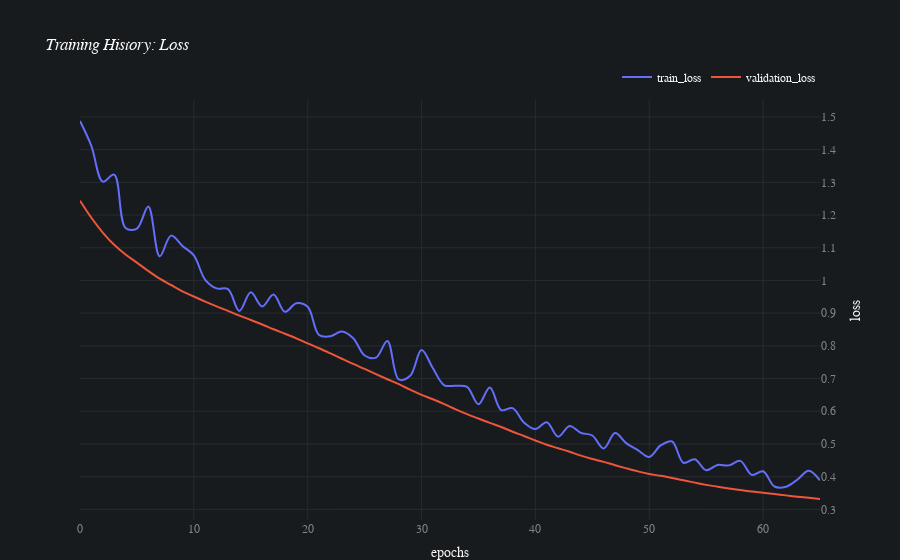
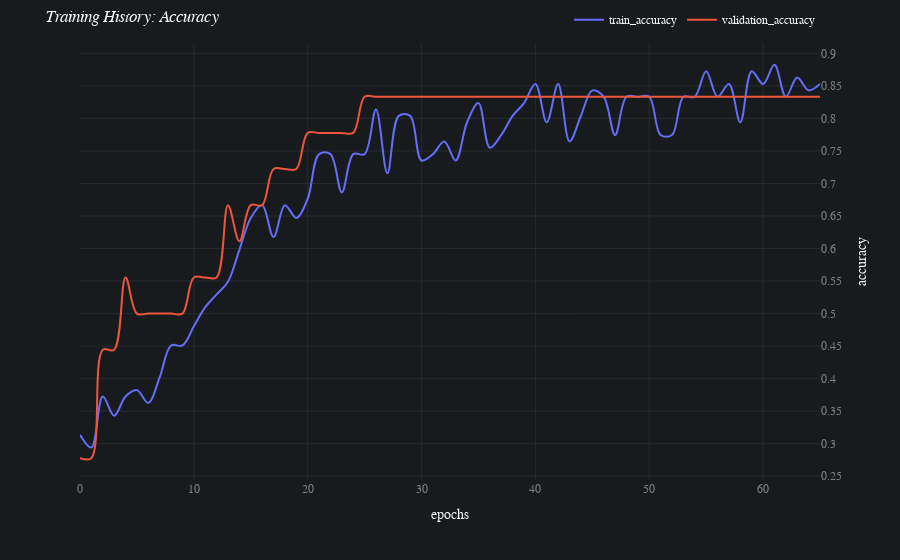

Notebook code cell kept with these figures, in order:
### Code cell
fig_loss = px.line(
    df_loss
    , title = '<i>Training History: Loss</i>'
    , line_shape = 'spline'
)
fig_loss.update_layout(
    xaxis_title = "epochs"
    , yaxis_title = "loss"
    , legend_title = None
    , font_family = "Avenir"
    , font_color = "#FAFAFA"
    , plot_bgcolor = "#181B1E"
    , paper_bgcolor = "#181B1E"
    , height = 400
    , hoverlabel = dict(
        bgcolor = "#0F0F0F"
        , font_size = 15
        , font_family = "Avenir"
    )
    , yaxis = dict(
        side = "right"
        , tickmode = 'linear'
        , tick0 = 0.0
        , dtick = 0.1
    )
    , legend = dict(
        orientation="h"
        , yanchor="bottom"
        , y=1.02
        , xanchor="right"
        , x=1
    )
    , margin = dict(
        b = 0
    ),
)
fig_loss.update_xaxes(zeroline=False, gridcolor='#262B2F', tickfont=dict(color='#818487'))
fig_loss.update_yaxes(zeroline=False, gridcolor='#262B2F', tickfont=dict(color='#818487'))

fig_acc = px.line(
    df_acc
    , title = '<i>Training History: Accuracy</i>'
    , line_shape = 'spline'
)
fig_acc.update_layout(
    xaxis_title = "epochs"
    , yaxis_title = "accuracy"
    , legend_title = None
    , font_family = "Avenir"
    , font_color = "#FAFAFA"
    , plot_bgcolor = "#181B1E"
    , paper_bgcolor = "#181B1E"
    , height = 400
    , hoverlabel = dict(
        bgcolor = "#0F0F0F"
        , font_size = 15
        , font_family = "Avenir"
    )
    , yaxis = dict(
        side = "right"
        , tickmode = 'linear'
        , tick0 = 0.0
        , dtick = 0.05
    )
    , legend = dict(
        orientation="h"
        , yanchor="bottom"
        , y=1.02
        , xanchor="right"
        , x=1
    )
    , margin = dict(
        t = 5
    ),
)
fig_acc.update_xaxes(zeroline=False, gridcolor='#262B2F', tickfont=dict(color='#818487'))
fig_acc.update_yaxes(zeroline=False, gridcolor='#262B2F', tickfont=dict(color='#818487'))

fig_loss.show()
fig_acc.show()

### Figure 1 — Plotly figure (JSON) as saved in the notebook; plotly's stock layout.template omitted (floating-point values rounded to 4 significant figures)
{"data": [{"hovertemplate": "variable=train_loss<br>index=%{x}<br>value=%{y}<extra></extra>", "legendgroup": "train_loss", "line": {"color": "#636efa", "dash": "solid", "shape": "spline"}, "mode": "lines", "name": "train_loss", "orientation": "v", "showlegend": true, "type": "scatter", "x": [0, 1, 2, 3, 4, 5, 6, 7, 8, 9, 10, 11, 12, 13, 14, 15, 16, 17, 18, 19, 20, 21, 22, 23, 24, 25, 26, 27, 28, 29, 30, 31, 32, 33, 34, 35, 36, 37, 38, 39, 40, 41, 42, 43, 44, 45, 46, 47, 48, 49, 50, 51, 52, 53, 54, 55, 56, 57, 58, 59, 60, 61, 62, 63, 64, 65], "xaxis": "x", "y": [1.488, 1.411, 1.302, 1.324, 1.16, 1.159, 1.226, 1.074, 1.137, 1.105, 1.077, 1.002, 0.9758, 0.9734, 0.9068, 0.9636, 0.9206, 0.9567, 0.904, 0.9303, 0.9193, 0.8333, 0.8293, 0.8435, 0.8233, 0.7705, 0.7639, 0.8149, 0.6972, 0.7084, 0.7872, 0.7314, 0.6794, 0.6781, 0.6745, 0.6214, 0.6724, 0.6035, 0.6096, 0.5655, 0.5453, 0.5664, 0.5221, 0.5551, 0.534, 0.5258, 0.4861, 0.5332, 0.5017, 0.4809, 0.4599, 0.4954, 0.5077, 0.4425, 0.4531, 0.4197, 0.4356, 0.4344, 0.4482, 0.4055, 0.4164, 0.3699, 0.3689, 0.3905, 0.4184, 0.3888], "yaxis": "y"}, {"hovertemplate": "variable=validation_loss<br>index=%{x}<br>value=%{y}<extra></extra>", "legendgroup": "validation_loss", "line": {"color": "#EF553B", "dash": "solid", "shape": "spline"}, "mode": "lines", "name": "validation_loss", "orientation": "v", "showlegend": true, "type": "scatter", "x": [0, 1, 2, 3, 4, 5, 6, 7, 8, 9, 10, 11, 12, 13, 14, 15, 16, 17, 18, 19, 20, 21, 22, 23, 24, 25, 26, 27, 28, 29, 30, 31, 32, 33, 34, 35, 36, 37, 38, 39, 40, 41, 42, 43, 44, 45, 46, 47, 48, 49, 50, 51, 52, 53, 54, 55, 56, 57, 58, 59, 60, 61, 62, 63, 64, 65], "xaxis": "x", "y": [1.244, 1.192, 1.146, 1.109, 1.079, 1.054, 1.029, 1.005, 0.9861, 0.9668, 0.9509, 0.935, 0.9206, 0.9069, 0.8924, 0.8791, 0.8654, 0.8507, 0.8371, 0.823, 0.8077, 0.7927, 0.7769, 0.7606, 0.7446, 0.7294, 0.7135, 0.6979, 0.6828, 0.666, 0.65, 0.6367, 0.6218, 0.6057, 0.591, 0.5778, 0.5643, 0.5519, 0.5374, 0.5243, 0.5106, 0.4975, 0.4868, 0.4761, 0.4643, 0.454, 0.4453, 0.435, 0.4253, 0.4161, 0.4083, 0.4024, 0.3961, 0.3889, 0.3817, 0.3748, 0.3693, 0.364, 0.359, 0.3545, 0.3508, 0.3469, 0.3427, 0.3388, 0.3351, 0.3316], "yaxis": "y"}], "layout": {"autosize": true, "font": {"color": "#FAFAFA", "family": "Avenir"}, "hoverlabel": {"bgcolor": "#0F0F0F", "font": {"family": "Avenir", "size": 15}}, "legend": {"orientation": "h", "title": {}, "tracegroupgap": 0, "x": 1, "xanchor": "right", "y": 1.02, "yanchor": "bottom"}, "margin": {"b": 0}, "paper_bgcolor": "#181B1E", "plot_bgcolor": "#181B1E", "title": {"text": "<i>Training History: Loss</i>"}, "xaxis": {"anchor": "y", "autorange": true, "domain": [0, 1], "gridcolor": "#262B2F", "range": [0, 65], "tickfont": {"color": "#818487"}, "title": {"text": "epochs"}, "type": "linear", "zeroline": false}, "yaxis": {"anchor": "x", "autorange": true, "domain": [0, 1], "dtick": 0.1, "gridcolor": "#262B2F", "range": [0.2674, 1.552], "side": "right", "tick0": 0, "tickfont": {"color": "#818487"}, "tickmode": "linear", "title": {"text": "loss"}, "type": "linear", "zeroline": false}}}

### Figure 2 — Plotly figure (JSON) as saved in the notebook; plotly's stock layout.template omitted (floating-point values rounded to 4 significant figures)
{"data": [{"hovertemplate": "variable=train_accuracy<br>index=%{x}<br>value=%{y}<extra></extra>", "legendgroup": "train_accuracy", "line": {"color": "#636efa", "dash": "solid", "shape": "spline"}, "mode": "lines", "name": "train_accuracy", "orientation": "v", "showlegend": true, "type": "scatter", "x": [0, 1, 2, 3, 4, 5, 6, 7, 8, 9, 10, 11, 12, 13, 14, 15, 16, 17, 18, 19, 20, 21, 22, 23, 24, 25, 26, 27, 28, 29, 30, 31, 32, 33, 34, 35, 36, 37, 38, 39, 40, 41, 42, 43, 44, 45, 46, 47, 48, 49, 50, 51, 52, 53, 54, 55, 56, 57, 58, 59, 60, 61, 62, 63, 64, 65], "xaxis": "x", "y": [0.3137, 0.2941, 0.3725, 0.3431, 0.3725, 0.3824, 0.3627, 0.402, 0.451, 0.451, 0.4804, 0.5098, 0.5294, 0.549, 0.598, 0.6471, 0.6667, 0.6176, 0.6667, 0.6471, 0.6765, 0.7451, 0.7451, 0.6863, 0.7451, 0.7451, 0.8137, 0.7157, 0.8039, 0.8039, 0.7353, 0.7451, 0.7647, 0.7353, 0.7941, 0.8235, 0.7549, 0.7745, 0.8039, 0.8235, 0.8529, 0.7941, 0.8529, 0.7647, 0.8039, 0.8431, 0.8333, 0.7745, 0.8333, 0.8333, 0.8333, 0.7745, 0.7745, 0.8333, 0.8333, 0.8725, 0.8333, 0.8529, 0.7941, 0.8725, 0.8529, 0.8824, 0.8333, 0.8627, 0.8431, 0.8529], "yaxis": "y"}, {"hovertemplate": "variable=validation_accuracy<br>index=%{x}<br>value=%{y}<extra></extra>", "legendgroup": "validation_accuracy", "line": {"color": "#EF553B", "dash": "solid", "shape": "spline"}, "mode": "lines", "name": "validation_accuracy", "orientation": "v", "showlegend": true, "type": "scatter", "x": [0, 1, 2, 3, 4, 5, 6, 7, 8, 9, 10, 11, 12, 13, 14, 15, 16, 17, 18, 19, 20, 21, 22, 23, 24, 25, 26, 27, 28, 29, 30, 31, 32, 33, 34, 35, 36, 37, 38, 39, 40, 41, 42, 43, 44, 45, 46, 47, 48, 49, 50, 51, 52, 53, 54, 55, 56, 57, 58, 59, 60, 61, 62, 63, 64, 65], "xaxis": "x", "y": [0.2778, 0.2778, 0.4444, 0.4444, 0.5556, 0.5, 0.5, 0.5, 0.5, 0.5, 0.5556, 0.5556, 0.5556, 0.6667, 0.6111, 0.6667, 0.6667, 0.7222, 0.7222, 0.7222, 0.7778, 0.7778, 0.7778, 0.7778, 0.7778, 0.8333, 0.8333, 0.8333, 0.8333, 0.8333, 0.8333, 0.8333, 0.8333, 0.8333, 0.8333, 0.8333, 0.8333, 0.8333, 0.8333, 0.8333, 0.8333, 0.8333, 0.8333, 0.8333, 0.8333, 0.8333, 0.8333, 0.8333, 0.8333, 0.8333, 0.8333, 0.8333, 0.8333, 0.8333, 0.8333, 0.8333, 0.8333, 0.8333, 0.8333, 0.8333, 0.8333, 0.8333, 0.8333, 0.8333, 0.8333, 0.8333], "yaxis": "y"}], "layout": {"autosize": true, "font": {"color": "#FAFAFA", "family": "Avenir"}, "hoverlabel": {"bgcolor": "#0F0F0F", "font": {"family": "Avenir", "size": 15}}, "legend": {"orientation": "h", "title": {}, "tracegroupgap": 0, "x": 1, "xanchor": "right", "y": 1.02, "yanchor": "bottom"}, "margin": {"t": 5}, "paper_bgcolor": "#181B1E", "plot_bgcolor": "#181B1E", "title": {"text": "<i>Training History: Accuracy</i>"}, "xaxis": {"anchor": "y", "autorange": true, "domain": [0, 1], "gridcolor": "#262B2F", "range": [0, 65], "tickfont": {"color": "#818487"}, "title": {"text": "epochs"}, "type": "linear", "zeroline": false}, "yaxis": {"anchor": "x", "autorange": true, "domain": [0, 1], "dtick": 0.05, "gridcolor": "#262B2F", "range": [0.2442, 0.9159], "side": "right", "tick0": 0, "tickfont": {"color": "#818487"}, "tickmode": "linear", "title": {"text": "accuracy"}, "type": "linear", "zeroline": false}}}
